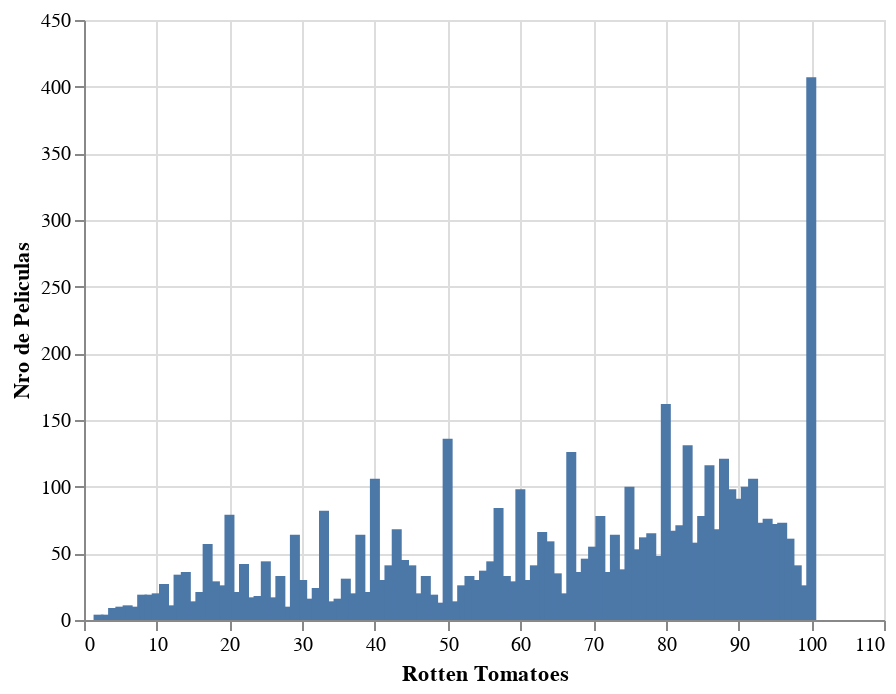

The code cell stored with this chart in its notebook:
### Code cell
import altair as alt
import pandas as pd
import copy as cp

alt.data_transformers.disable_max_rows()
movies = pd.read_csv("datos.csv")
movies = movies.dropna(subset=["Rotten Tomatoes"])

RT_pctg = movies["Rotten Tomatoes"].tolist()
RT_values = []
for pctg in RT_pctg:
    value = pctg.replace("%","")
    RT_values.append(value)

df_final = pd.DataFrame({"Rotten Tomatoes":RT_values})

alt.Chart(df_final).mark_bar().encode(x=alt.X('Rotten Tomatoes:Q'), y="count()").configure(countTitle="Nro de Peliculas") # no se como ordenar el eje X con los porcentajes

### Figure 1 — Vega-Lite specification as saved in the notebook (floating-point values rounded to 4 significant figures; data arrays with more than 128 entries replaced by an {"elided": "..."} marker saying what was removed)
{"config": {"view": {"continuousWidth": 400, "continuousHeight": 300}, "countTitle": "Nro de Peliculas"}, "data": {"name": "data-b1787ceea79cddb8332eee9af08484f0"}, "mark": "bar", "encoding": {"x": {"type": "quantitative", "field": "Rotten Tomatoes"}, "y": {"type": "quantitative", "aggregate": "count"}}, "$schema": "https://vega.github.io/schema/vega-lite/v4.8.1.json", "datasets": {"data-b1787ceea79cddb8332eee9af08484f0": {"elided": "5158 records"}}}
